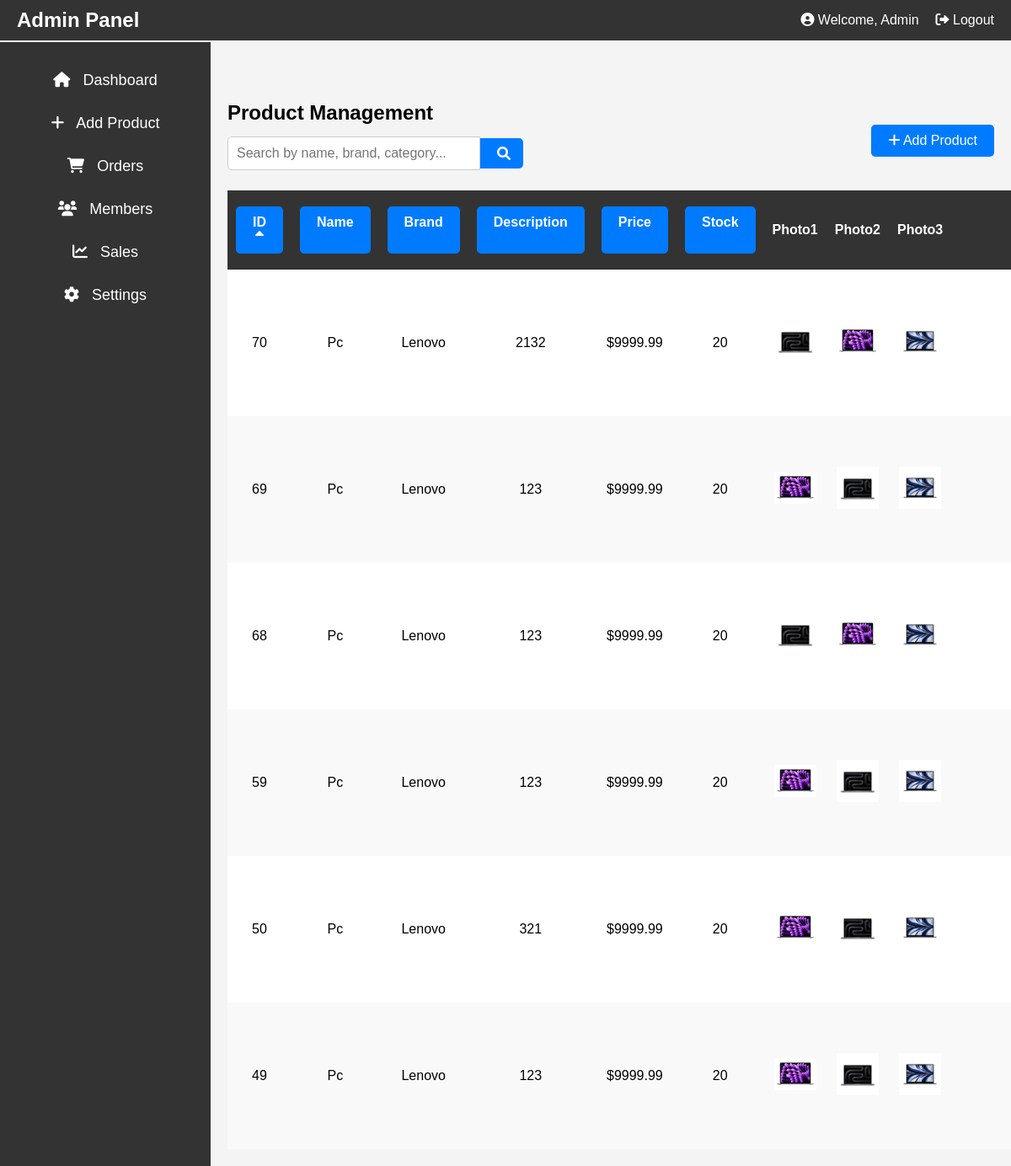
The page /Admin/productspages.php on the database its author committed.
### tables this page shows
CREATE TABLE `product` (
  `id` int(11) NOT NULL,
  `name` varchar(100) NOT NULL,
  `brand` varchar(100) NOT NULL,
  `description` text NOT NULL,
  `price` decimal(8,2) NOT NULL,
  `stock` int(11) NOT NULL,
  `photo1` varchar(255) DEFAULT NULL,
  `photo2` varchar(255) DEFAULT NULL,
  `photo3` varchar(255) DEFAULT NULL,
  `video_url` varchar(255) DEFAULT NULL,
  `category_id` int(11) NOT NULL,
  `date_created` datetime DEFAULT current_timestamp()
);

### Admin/productspages.php (the view, shortened to what this page needs)
<?php
include 'connectdb.php';
$search_query = "";
$sort_column = isset($_GET['sort_column']) ? $_GET['sort_column'] : 'id';
$sort_order = isset($_GET['sort_order']) ? $_GET['sort_order'] : 'ASC';
$sort_order = ($sort_order === 'ASC') ? 'DESC' : 'ASC';
$sql = "SELECT p.*, c.name AS category_name
        FROM product p
        LEFT JOIN category c ON p.category_id = c.id
        WHERE p.name LIKE '%$search_query%'
        OR p.brand LIKE '%$search_query%'
        OR p.description LIKE '%$search_query%'
        OR c.name LIKE '%$search_query%'
        ORDER BY $sort_column $sort_order";
$result = mysqli_query($conn, $sql);
?>
<!DOCTYPE html>
<html lang="en">
<head>
    <link rel="stylesheet" href="../Css/adminstyle.css">
    <link rel="stylesheet" href="https://cdnjs.cloudflare.com/ajax/libs/font-awesome/6.0.0-beta3/css/all.min.css">
</head>
<body>
    <div class="wrapper">
        <header class="top-nav">
            <div class="logo">
                <h2>Admin Panel</h2>
            </div>
            <div class="user-info">
                <span><i class="fas fa-user-circle"></i> Welcome, Admin</span>
                <a href="logout.php" class="logout-btn"><i class="fas fa-sign-out-alt"></i> Logout</a>
            </div>
        </header>
        <nav class="sidebar">
            <ul class="nav-list">
                <li><a href="adminhome.php"><i class="fas fa-home"></i> Dashboard</a></li>
                <li><a href="addproduct.php"><i class="fas fa-plus"></i> Add Product</a></li>
                <li><a href="order.php"><i class="fas fa-shopping-cart"></i> Orders</a></li>
                <li><a href="member.php"><i class="fas fa-users"></i> Members</a></li>
                <li><a href="sales.php"><i class="fas fa-chart-line"></i> Sales</a></li>
                <li><a href="#"><i class="fas fa-cog"></i> Settings</a></li>
            </ul>
        </nav>
        <div class="content">
            <h2>Product Management</h2>
            <div class="top-bar">
                <form method="GET" action="productspages.php" class="search-form">
                    <div class="search-container">
                        <input type="text" name="search" placeholder="Search by name, brand, category..." value="<?php echo htmlspecialchars($search_query); ?>" class="search-input">
                        <button type="submit" class="search-btn"><i class="fas fa-search"></i></button>
                    </div>
                </form>
                <div class="button-container">
                    <a href="addproduct.php" class="btn btn-primary"><i class="fas fa-plus"></i> Add Product</a>
                </div>
            </div>
            <table class="product-table">
                <?php
                function getSortIcon($column, $current_column, $current_order)
                {
                    if ($column == $current_column) {
                        return $current_order == 'ASC' ? 'fa-sort-up' : 'fa-sort-down';
                    }
                    return '';
                }
                $current_column = isset($_GET['sort_column']) ? $_GET['sort_column'] : 'id';
                $current_order = isset($_GET['sort_order']) && $_GET['sort_order'] == 'DESC' ? 'DESC' : 'ASC';
                $next_order = ($current_order == 'ASC') ? 'DESC' : 'ASC';
                ?>
                <thead>
                    <tr>
                        <th>
                            <a href="?sort_column=id&sort_order=<?php echo $next_order; ?>" class="btn btn-primary">
                                ID <i class="fas <?php echo getSortIcon('id', $current_column, $current_order); ?>"></i>
                            </a>
                        </th>
                        <th>
                            <a href="?sort_column=name&sort_order=<?php echo $next_order; ?>" class="btn btn-primary">
                                Name <i class="fas <?php echo getSortIcon('name', $current_column, $current_order); ?>"></i>
                            </a>
                        </th>
                        <th>
                            <a href="?sort_column=brand&sort_order=<?php echo $next_order; ?>" class="btn btn-primary">
                                Brand <i class="fas <?php echo getSortIcon('brand', $current_column, $current_order); ?>"></i>
                            </a>
                        </th>
                        <th>
                            <a href="?sort_column=description&sort_order=<?php echo $next_order; ?>" class="btn btn-primary">
                                Description <i class="fas <?php echo getSortIcon('description', $current_column, $current_order); ?>"></i>
                            </a>
                        </th>
                        <th>
                            <a href="?sort_column=price&sort_order=<?php echo $next_order; ?>" class="btn btn-primary">
                                Price <i class="fas <?php echo getSortIcon('price', $current_column, $current_order); ?>"></i>
                            </a>
                        </th>
                        <th>
                            <a href="?sort_column=stock&sort_order=<?php echo $next_order; ?>" class="btn btn-primary">
                                Stock <i class="fas <?php echo getSortIcon('stock', $current_column, $current_order); ?>"></i>
                            </a>
                        </th>
                        <th>Photo1</th>
                        <th>Photo2</th>
                        <th>Photo3</th>
                        <th>Video</th>
                    </tr>
                </thead>
                <tbody>
                    <?php
                    if (mysqli_num_rows($result) > 0) {
                        while ($row = mysqli_fetch_assoc($result)) {
                            $videoID = '';
                            if (!empty($row['video_url'])) {
                                preg_match('/(?:https?:\/\/)?(?:www\.)?(?:youtube\.com\/(?:[^\/\n\s]+\/\S+\/|(?:v|e(?:mbed)?)\/|.*[?&]v=)|youtu\.be\/)([a-zA-Z0-9_-]{11})/', $row['video_url'], $matches);
                                if (isset($matches[1])) {
                                    $videoID = $matches[1];
                                }
                            }
                            echo "<tr>
                                <td>{$row['id']}</td>
                                <td>{$row['name']}</td>
                                <td>{$row['brand']}</td>
                                <td>{$row['description']}</td>
                                <td>\${$row['price']}</td>
                                <td>{$row['stock']}</td>
                                <td><img src='{$row['photo1']}' alt='Photo1' width='50'></td>
                                <td><img src='{$row['photo2']}' alt='Photo2' width='50'></td>
                                <td><img src='{$row['photo3']}' alt='Photo3' width='50'></td>
                                <td>" . ($videoID ? "<iframe class='video-iframe' src='https://www.youtube.com/embed/$videoID' allowfullscreen></iframe>" : "No Video") . "</td>
                                <td>{$row['category_name']}</td>
                                <td>{$row['date_created']}</td>
                                <td>
                                    <a href='updateproduct.php?id={$row['id']}' class='btn btn-edit'><i class='fas fa-edit'></i> Edit</a>
                                    <a href='deleteproduct.php?id={$row['id']}' class='btn btn-delete'><i class='fas fa-trash'></i> Delete</a>
                                </td>
                            </tr>";
                        }
                    } else {
                        echo "<tr><td colspan='12'>No products found</td></tr>";
                    }
                    ?>
                </tbody>
            </table>
        </div>
    </div>
</body>
</html>

### css/adminstyle.css (style rules this page uses)
* { margin: 0; padding: 0; box-sizing: border-box; font-family: Arial, sans-serif; }
body { display: flex; flex-direction: column; height: 100vh; background-color: #f4f4f4; }
.top-nav { background-color: #333; color: white; display: flex; justify-content: space-between; align-items: center; padding: 10px 20px; position: fixed; top: 0; width: 100%; z-index: 1; }
.logo h2 { margin: 0; }
.user-info { display: flex; align-items: center; }
.user-info span { margin-right: 20px; font-size: 16px; }
.logout-btn { color: white; text-decoration: none; font-size: 16px; transition: color 0.3s; }
.wrapper { display: flex; margin-top: 50px; height: calc(100vh - 50px); }
.sidebar { width: 250px; background-color: #333; color: white; padding-top: 20px; position: fixed; height: 100%; }
.nav-list { list-style: none; padding: 0; }
.nav-list li { padding: 15px; text-align: center; }
.nav-list li a { color: white; text-decoration: none; display: block; transition: background-color 0.3s; font-size: 18px; }
.nav-list li a i { margin-right: 10px; }
.content { margin-left: 250px; padding: 20px; width: calc(100% - 250px); margin-top: 50px; overflow-y: auto; }
.nav-list { list-style: none; padding-left: 0; }
.content { margin-left: 250px; padding: 20px; width: calc(100% - 250px); }
form input, form button { padding: 10px; margin-top: 10px; display: block; }
form button { background-color: #007bff; color: white; border: none; cursor: pointer; }
body { display: flex; height: 100vh; background-color: #f4f4f4; }
.button-container { margin-bottom: 20px; }
.btn { display: inline-block; padding: 10px 20px; color: white; text-decoration: none; border-radius: 5px; transition: background-color 0.3s; }
.btn-primary { background-color: #007bff; }
.product-table { width: 100%; border-collapse: collapse; margin-top: 10px; }
.product-table th { background-color: #333; color: white; padding: 10px; text-align: center; }
.product-table td { padding: 10px; text-align: center; }
.product-table tr:nth-child(even) { background-color: #f9f9f9; }
.product-table tr:nth-child(odd) { background-color: #fff; }
.video-iframe { width: 200px; height: 150px; border: none; }
.top-bar { display: flex; justify-content: space-between; align-items: center; margin-bottom: 20px; }
.button-container { display: flex; justify-content: flex-end; }
.btn { display: inline-block; padding: 10px 20px; color: white; text-decoration: none; border-radius: 5px; transition: background-color 0.3s; background-color: #007bff; }
.search-container { display: flex; align-items: center; }
.search-input { padding: 10px; font-size: 16px; width: 300px; border: 1px solid #ccc; border-radius: 5px 0 0 5px; }
.search-btn { padding: 10px 15px; font-size: 16px; background-color: #007bff; color: white; border: none; cursor: pointer; border-radius: 0 5px 5px 0; display: flex; align-items: center; justify-content: center; }
.search-btn i { margin-left: 5px; }

### rows shown on the page
product: id "70", name "Pc", brand "Lenovo", description "2132", price "9999.99", stock "20", photo1 (picture), photo2 (picture), photo3 (picture)
product: id "69", name "Pc", brand "Lenovo", description "123", price "9999.99", stock "20", photo1 (picture), photo2 (picture), photo3 (picture)
product: id "68", name "Pc", brand "Lenovo", description "123", price "9999.99", stock "20", photo1 (picture), photo2 (picture), photo3 (picture)
product: id "59", name "Pc", brand "Lenovo", description "123", price "9999.99", stock "20", photo1 (picture), photo2 (picture), photo3 (picture)
product: id "50", name "Pc", brand "Lenovo", description "321", price "9999.99", stock "20", photo1 (picture), photo2 (picture), photo3 (picture)
product: id "49", name "Pc", brand "Lenovo", description "123", price "9999.99", stock "20", photo1 (picture), photo2 (picture), photo3 (picture)
